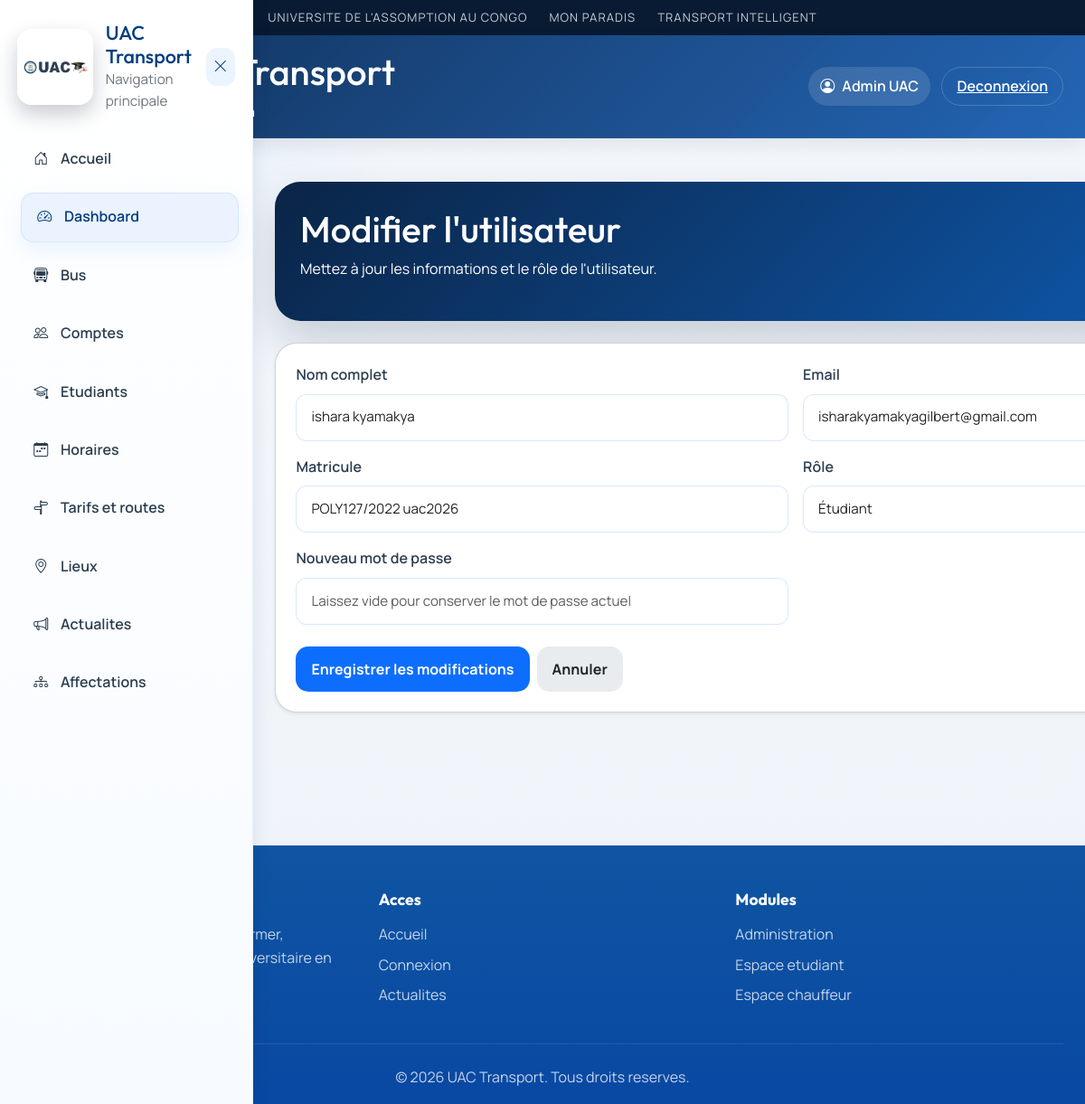
The page /admin/edit_user/1 (signed in) on the database its author committed.
### tables this page shows
CREATE TABLE users (
        id INTEGER PRIMARY KEY AUTOINCREMENT,
        nom TEXT NOT NULL,
        email TEXT UNIQUE NOT NULL,
        password TEXT NOT NULL,
        role TEXT NOT NULL
    , telephone TEXT, permis TEXT, photo_path TEXT, matricule TEXT);

### app.py (the view, shortened to what this page needs)
@app.route("/admin/edit_user/<int:user_id>", methods=["GET", "POST"])
def admin_edit_user(user_id):
    if session.get("role") != "admin":
        return redirect(url_for("login"))
    conn = get_db()
    user = conn.execute("SELECT * FROM users WHERE id = ?", (user_id,)).fetchone()
    conn.close()
    return render_template("admin/edit_user.html", user=user)

### app.py (called while the page is built)
def get_db():
    conn = sqlite3.connect(DATABASE)
    conn.row_factory = sqlite3.Row
    return conn

def get_current_user():
    user_id = session.get("user_id")
    if not user_id:
        return None
    conn = get_db()
    user = conn.execute("SELECT * FROM users WHERE id = ?", (user_id,)).fetchone()
    conn.close()
    return user

@app.context_processor
def inject_current_user():
    return {
        "current_user": get_current_user(),
        "profile_photo_url": profile_photo_url,
        "user_initials": get_user_initials,
    }

### templates/admin/edit_user.html (shortened to what this page needs)
{% extends 'base.html' %}
{% block content %}
<div class="admin-page py-4">
    <div class="page-header mb-4">
        <h1>Modifier l'utilisateur</h1>
        <p class="text-muted">Mettez à jour les informations et le rôle de l'utilisateur.</p>
    </div>
    <div class="card shadow-sm">
        <div class="card-body">
            <form method="POST" data-validate>
                <div class="row g-3">
                    <div class="col-md-6">
                        <label for="nom" class="form-label">Nom complet</label>
                        <input id="nom" type="text" name="nom" value="{{ user.nom }}" class="form-control" placeholder="Nom et prénom" required>
                    </div>
                    <div class="col-md-6">
                        <label for="email" class="form-label">Email</label>
                        <input id="email" type="text" name="email" value="{{ user.email }}" class="form-control" placeholder="email@exemple.com" required>
                    </div>
                    <div class="col-md-6">
                        <label for="matricule" class="form-label">Matricule</label>
                        <input id="matricule" type="text" name="matricule" value="{{ user.matricule or '' }}" class="form-control" placeholder="Matricule ou identifiant">
                    </div>
                    <div class="col-md-6">
                        <label for="role" class="form-label">Rôle</label>
                        <select id="role" name="role" class="form-select" required>
                            <option value="student" {{ 'selected' if user.role == 'student' else '' }}>Étudiant</option>
                        </select>
                    </div>
                    <div class="col-md-6">
                        <label for="password" class="form-label">Nouveau mot de passe</label>
                        <input id="password" type="password" name="password" class="form-control" placeholder="Laissez vide pour conserver le mot de passe actuel">
                    </div>
                </div>
                <div class="mt-4 d-flex gap-2">
                    <button class="btn btn-primary" type="submit">Enregistrer les modifications</button>
                    <a href="/admin/users" class="btn btn-secondary">Annuler</a>
                </div>
            </form>
        </div>
    </div>
</div>
{% endblock %}

### templates/base.html (shortened to what this page needs)
<!DOCTYPE html>
<html lang="fr">
<head>
    <link href="https://cdn.jsdelivr.net/npm/bootstrap@5.3.0/dist/css/bootstrap.min.css" rel="stylesheet">
    <link rel="stylesheet" href="https://cdnjs.cloudflare.com/ajax/libs/font-awesome/6.4.0/css/all.min.css">
    <link rel="stylesheet" href="https://cdn.jsdelivr.net/npm/bootstrap-icons@1.10.5/font/bootstrap-icons.css">
    <link rel="stylesheet" href="{{ url_for('static', filename='css/style.css') }}">
    <link rel="stylesheet" href="https://unpkg.com/leaflet@1.9.4/dist/leaflet.css" />
</head>
<body class="{% block body_class %}{% endblock %}">
<header class="site-banner">
    <div class="banner-inner">
        <span class="banner-item">Universite de l'Assomption au Congo</span>
        <span class="banner-item">Mon Paradis</span>
        <span class="banner-item">Transport Intelligent</span>
    </div>
</header>
<header class="topbar">
    <div class="topbar-left">
        <button class="menu-btn" type="button" aria-label="Ouvrir le menu" onclick="toggleMenu()">
        </button>
        <a href="/" class="brand-wrap topbar-brand">
            <img src="{{ url_for('static', filename='img/uaclogo.png') }}" alt="UAC Logo" class="topbar-logo">
            <div>
                <h1>UAC Transport</h1>
                <p class="muted mb-0">
                    {% if session.get('role') == 'admin' %}
                    Administration
                    {% elif session.get('role') == 'student' %}
                    Espace etudiant
                    {% elif session.get('role') == 'driver' %}
                    Espace chauffeur
                    {% else %}
                    Suivi et actualites
                    {% endif %}
                </p>
            </div>
        </a>
    </div>
    <div class="topbar-actions">
        {% if session.get('user_id') %}
        <span class="topbar-user-chip">
            <i class="bi bi-person-circle"></i>
            {{ session.get('nom') }}
        </span>
        <a class="btn btn-link topbar-link" href="/logout">Deconnexion</a>
        {% else %}
        <a class="btn btn-link topbar-link" href="/login">Connexion</a>
        {% endif %}
    </div>
</header>
<aside id="sidebar" class="sidebar">
    <div class="sidebar-header">
        <div class="sidebar-brand">
            <img src="{{ url_for('static', filename='img/uaclogo.png') }}" alt="UAC Logo" class="sidebar-logo">
            <div>
                <h2>UAC Transport</h2>
                <p class="muted mb-0">Navigation principale</p>
            </div>
        </div>
        <button class="close-btn" type="button" aria-label="Fermer" onclick="toggleMenu()">
            <i class="bi bi-x-lg"></i>
        </button>
    </div>
    <nav class="sidebar-nav">
        <a href="/"><i class="bi bi-house-door"></i><span>Accueil</span></a>
        {% if session.get('role') == 'admin' %}
        <a href="/admin"><i class="bi bi-speedometer2"></i><span>Dashboard</span></a>
        <a href="/admin/buses"><i class="bi bi-bus-front"></i><span>Bus</span></a>
        <a href="/admin/users"><i class="bi bi-people"></i><span>Comptes</span></a>
        <a href="/admin/students"><i class="bi bi-mortarboard"></i><span>Etudiants</span></a>
        <a href="/admin/schedules"><i class="bi bi-calendar-week"></i><span>Horaires</span></a>
        <a href="/admin/routes"><i class="bi bi-signpost-split"></i><span>Tarifs et routes</span></a>
        <a href="/admin/locations"><i class="bi bi-geo-alt"></i><span>Lieux</span></a>
        <a href="/admin/news"><i class="bi bi-megaphone"></i><span>Actualites</span></a>
        <a href="/admin/assignments"><i class="bi bi-diagram-3"></i><span>Affectations</span></a>
        {% endif %}
    </nav>
</aside>
<main class="content">
    {% block content %}{% endblock %}
</main>
{% block footer %}
<footer class="footer">
    <div class="footer-content">
        <div class="footer-section">
            <h3>UAC Transport</h3>
            <p>Une plateforme moderne pour informer, organiser et suivre le transport universitaire en temps reel.</p>
        </div>
        <div class="footer-section">
            <h4>Acces</h4>
            <ul>
                <li><a href="/">Accueil</a></li>
                <li><a href="/login">Connexion</a></li>
                <li><a href="/">Actualites</a></li>
            </ul>
        </div>
        <div class="footer-section">
            <h4>Modules</h4>
            <ul>
                <li><a href="/admin">Administration</a></li>
                <li><a href="/student">Espace etudiant</a></li>
                <li><a href="/driver">Espace chauffeur</a></li>
            </ul>
        </div>
    </div>
    <div class="footer-bottom">
        <p class="mb-0">&copy; 2026 UAC Transport. Tous droits reserves.</p>
    </div>
</footer>
{% endblock %}
</body>
</html>

### rows shown on the page
users: get "Admin UAC"
users: nom "ishara kyamakya", email "isharakyamakyagilbert@gmail.com", matricule "POLY127/2022 uac2026"
